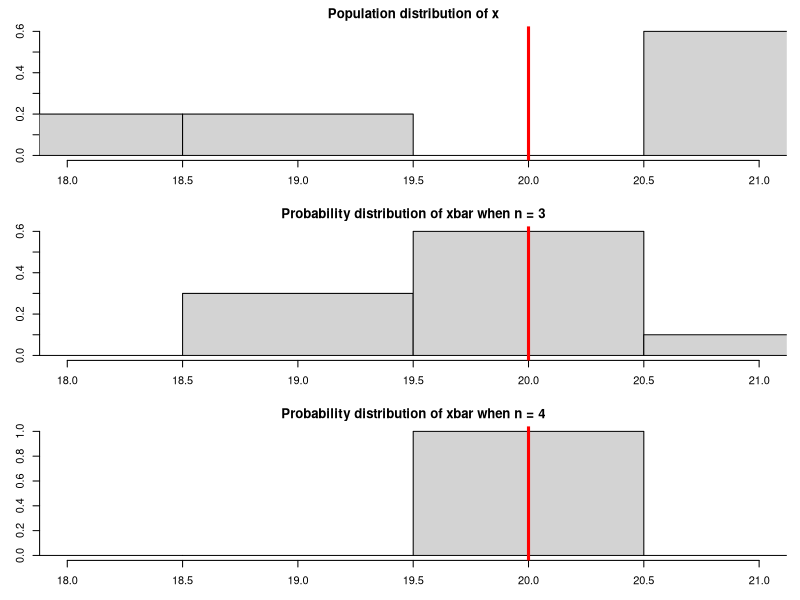
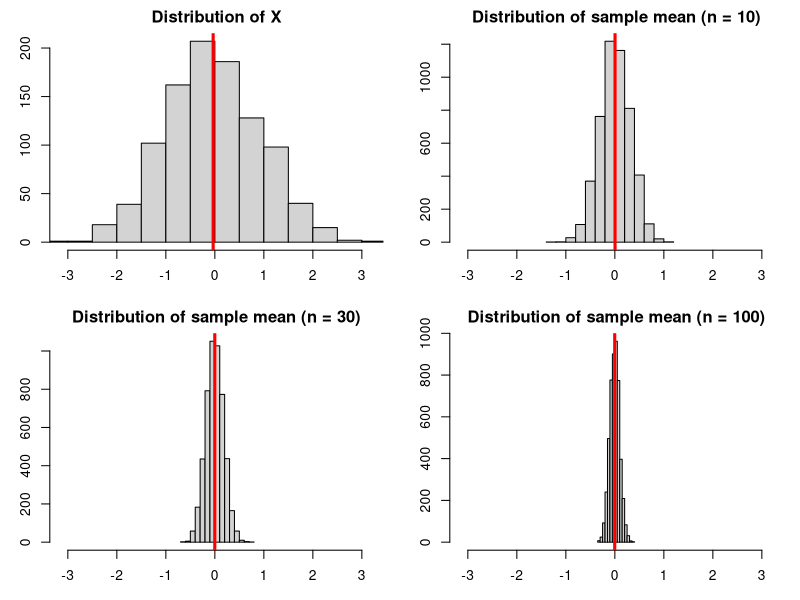
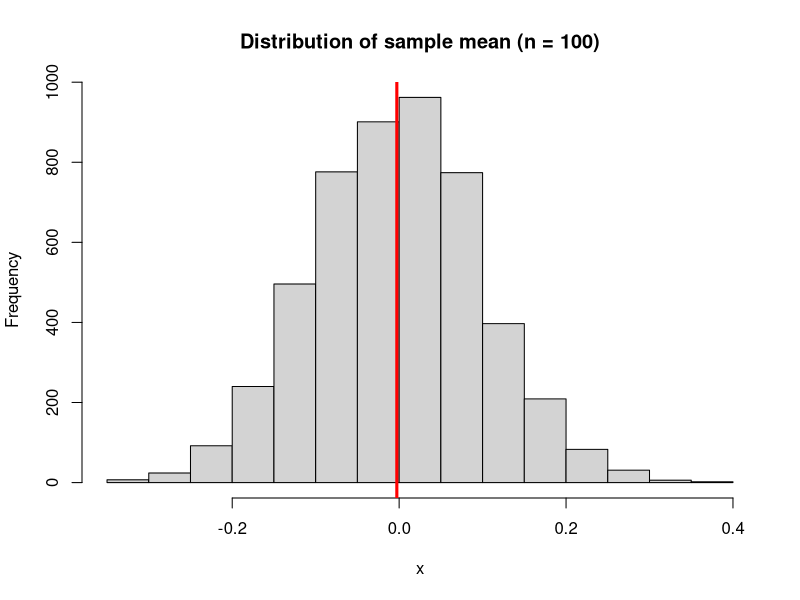
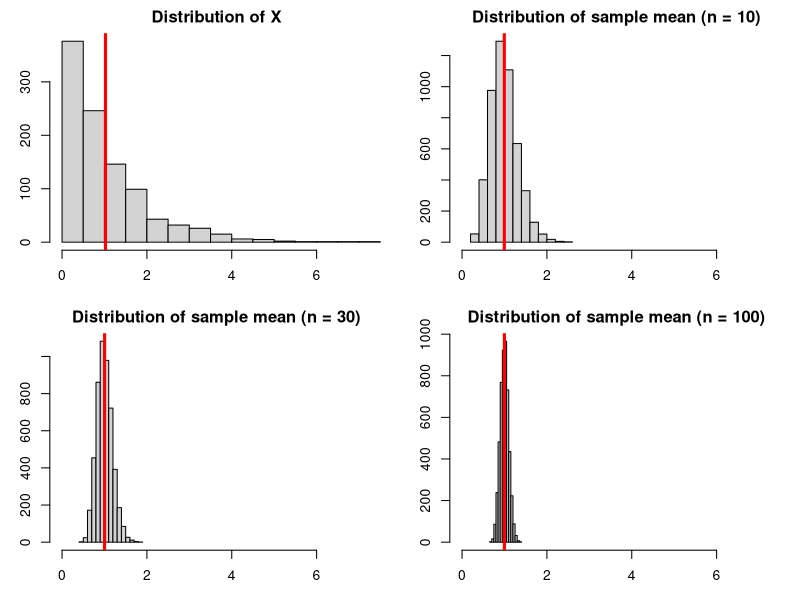
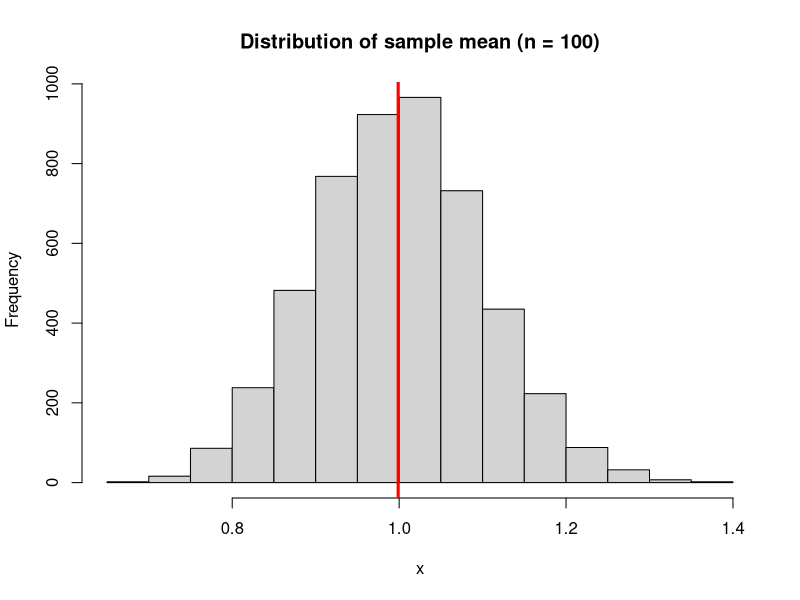
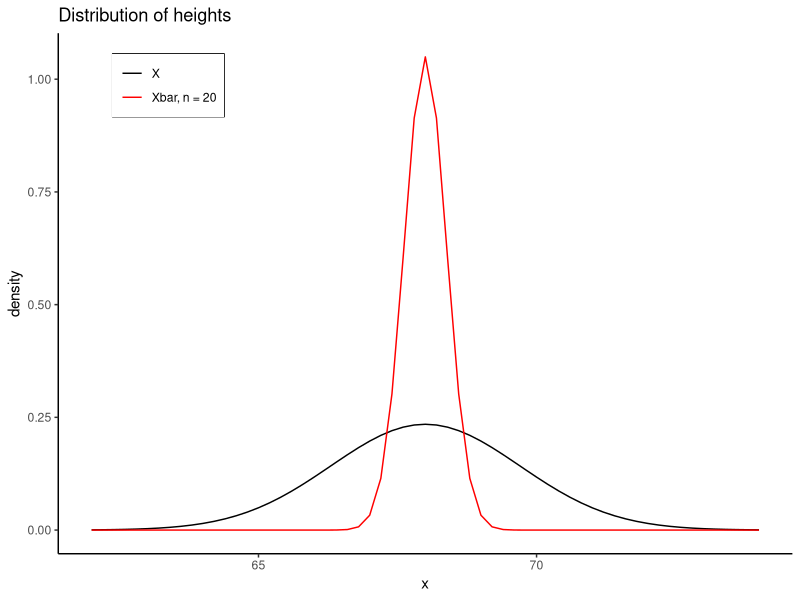

R code for these plots, in order:
##################################################################
# sampling distributions - in a random selection of observations,
#    the sample mean is a random variable with a probability
#    distribution
##################################################################

library(ggplot2)
library(gtools)

####################################################
# for a given population of student ages, draw a 
# histogram and add a line for the population mean
####################################################
x <- c(21,19,21,21,18)

## calculate population mean, which is 20 ##
mean(x)   

## draw histogram ##
xlim <- c(min(x), max(x))
breaks <- seq(17.5, 21.5, by= 1)
par.orig <- par(mfrow = c(3,1), mar = c(3,3,2,1))
hist(x, prob = TRUE, xlim = xlim, 
     main = "Population distribution of x", breaks = breaks)
abline(v = mean(x), col = "red", lwd = 3)

###################################################################
## What are the possible mean values if we randomly select 3
## students? Generate the sample space, find the possible
## sample means, and construct a histogram. Also label the
## average (expected value) for the sample mean
###################################################################

## sample space for selecting n = 3 students, usees
##    combinations -- order does not matter
##    set = FALSE because x contains duplicate values
##    repeats.allowed = FALSE because once one student
##        is selected, we do not select them again
S <- combinations(length(x), 3, x, set = FALSE, repeats.allowed = FALSE)

## get possible sample means and draw histogram
sample.means <- rowMeans(S)
hist(sample.means, xlim = xlim, prob = TRUE, breaks = breaks,
     main = "Probability distribution of xbar when n = 3")
expected.value <- mean(sample.means) ## 20, the same as the population mean!
abline(v = expected.value, col = "red", lwd = 3)

### repeat above analysis for n = 4 ###
S <- combinations(length(x), 4, x, set = FALSE, repeats.allowed = FALSE)
sample.means <- rowMeans(S)
hist(sample.means, xlim = xlim, prob = TRUE, breaks = breaks,
     main = "Probability distribution of xbar when n = 4")
expected.value <- mean(sample.means) ## 20, the same as the population mean!
abline(v = expected.value, col = "red", lwd = 3)

par(par.orig)


###################################################################
## constructs histogram and adds vertical red line for mean ##
###################################################################
plot.hist <-function(x, ...) {
  hist(x, ...)
  abline(v = mean(x), lwd = 3, col = "red")
}


###################################################################
## Central Limit Theorem when X ~ normally distributed
###################################################################

###################################################################
## returns the sample mean from 'n' randomly generated observations 
## from the standard normal distribution
###################################################################
get.sample.mean <- function(n) mean(rnorm(n))

x.population <- rnorm(1000)
x.10 <- replicate(5000, get.sample.mean(10))
x.30 <- replicate(5000, get.sample.mean(30))
x.100 <- replicate(5000, get.sample.mean(100))

xlim <- c(min(x.population), max(x.population))
par.orig <- par(mfrow = c(2,2), mar = c(3,3,2,1))
plot.hist(x.population, main = "Distribution of X", xlim = xlim)
plot.hist(x.10, main = "Distribution of sample mean (n = 10)", xlim = xlim)
plot.hist(x.30, main = "Distribution of sample mean (n = 30)", xlim = xlim)
plot.hist(x.100, main = "Distribution of sample mean (n = 100)", xlim = xlim)
par(par.orig)

# use default x-range
plot.hist(x.100, main = "Distribution of sample mean (n = 100)")


###################################################################
## Central Limit Theorem when X ~ NOT normally distributed!
## we will give X the exponential distribution, which is skewed
###################################################################

## returns the sample mean from 'n' randomly generated observations from the
## exponential distribution
get.sample.mean <-function(n) {
  r <- rexp(n)
  mean(r)
}

x.population <- rexp(1000)
x.10 <- replicate(5000, get.sample.mean(10))
x.30 <- replicate(5000, get.sample.mean(30))
x.100 <- replicate(5000, get.sample.mean(100))


xlim <- c(min(x.population), max(x.population))
par.orig <- par(mfrow = c(2,2), mar = c(3,3,2,1))
plot.hist(x.population, main = "Distribution of X", xlim = xlim)
plot.hist(x.10, main = "Distribution of sample mean (n = 10)", xlim = xlim)
plot.hist(x.30, main = "Distribution of sample mean (n = 30)", xlim = xlim)
plot.hist(x.100, main = "Distribution of sample mean (n = 100)", xlim = xlim)
par(par.orig)

# use default x-range to show sampling distribution is
# approximately normal
plot.hist(x.100, main = "Distribution of sample mean (n = 100)")

###################################################################
## Central Limit Theorem in practice:
## Suppose that heights have the distribution X ~ N(68, 1.7).
## We will calculuate probabilities involving the sample mean 
## from a sample of 20 individuals
###################################################################


###################################################################
## Visualization
###################################################################

x <- seq(62, 74, by = .2)
y1 <- dnorm(x, mean = 68, sd = 1.7) ## density of x
y2 <- dnorm(x, mean = 68, sd = 1.7 / sqrt(20)) ## density of sample mean when n = 20
df <- data.frame(x = x, y1 = y1, y2 = y2)

ggplot(df) + geom_line(aes(x,y1, color = "y1")) + 
  geom_line(aes(x,y2, color = "y2")) +
  ggtitle("Distribution of heights") + ylab("density") +
  scale_colour_manual(breaks = c("y1", "y2"),
                    values = c("black", "red"),
                    labels = c("X", "Xbar, n = 20")) +
  theme_classic() + theme(legend.position = c(.15,.9), 
                          legend.box.background = element_rect(),
                          legend.title = element_blank())


# Find P(X < 69)
pnorm(69, mean = 68, sd = 1.7)

# Find P(X > 67)
1 - pnorm(67, mean = 68, sd = 1.7)

# In a random sample of 20 individuals, find the probability
# that the sample mean is less than 69:
pnorm(69, mean = 68, sd = 1.7 / sqrt(20))

# In a random sample of 20 individuals, find the probability
# that the sample mean is greater than 67
1 - pnorm(67, mean = 68, sd = 1.7 / sqrt(20))

# In a random sample of 20 individuals, find the probability
# that the sample mean is between 67 and 67.5.
pnorm(67.5, mean = 68, sd = 1.7 / sqrt(20)) - pnorm(67, mean = 68, sd = 1.7 / sqrt(20))
